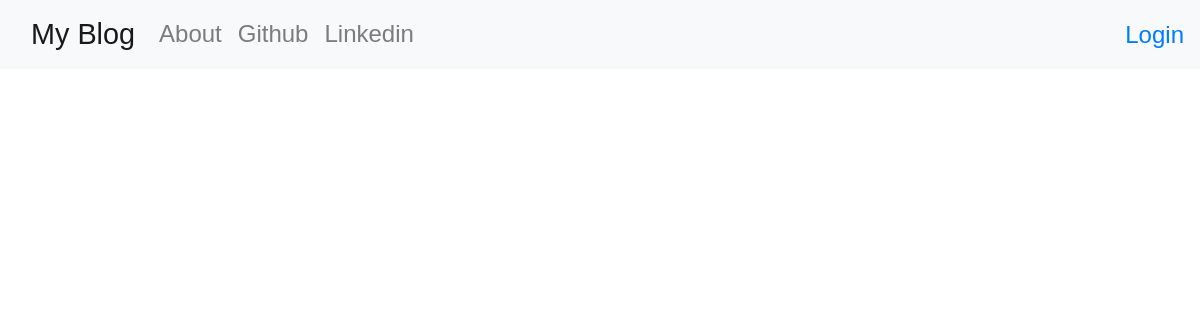
The app's page /, older data.
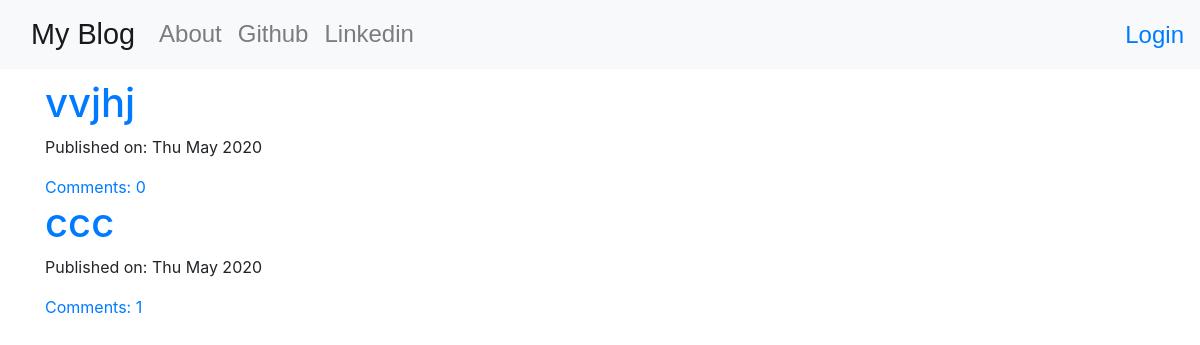
The same page, newer data.
### blog/models.py (models this page shows, shortened)
class Post(models.Model):
    author = models.ForeignKey('auth.User',on_delete=models.CASCADE)
    title = models.CharField(max_length = 200)
    text = models.TextField()
    created_date = models.DateTimeField(default = timezone.now)
    published_date = models.DateTimeField(blank=True,null=True)
    def approve_comments(self):
        return self.comments.filter(approved_comment=True)

### blog/views.py (the view)
# urls.py: url(r'^$',views.PostListView.as_view(),name='post_list'),
class PostListView(ListView):
    model= Post
    def get_queryset(self):
        return Post.objects.filter(published_date__lte=timezone.now()).order_by('-published_date')

### blog/templates/blog/post_list.html
{% extends 'blog/base.html' %}
{% block content %}
    <div class='centerstage'>
        {% for post in post_list%}
            <div class='post'>
                <h1><a href="{% url 'post_detail' pk=post.pk%}">{{post.title}}</a></h1>
                <div class='date'>
                    <p>Published on: {{post.published_date|date:"D M Y"}}</p>
                </div>
                <a href="{% url 'post_detail' pk=post.pk%}">Comments: {{post.approve_comments.count}}</a>
            </div>
        {% endfor %}
    </div>
{% endblock %}

### blog/templates/blog/base.html (shortened to what this page needs)
<!DOCTYPE html>
{% load static %}
<html lang="en">
<head>
    <link rel="stylesheet" href="https://stackpath.bootstrapcdn.com/bootstrap/4.5.0/css/bootstrap.min.css">
    <link rel="stylesheet" href="//cdn.jsdelivr.net/npm/medium-editor@latest/dist/css/medium-editor.min.css" type="text/css" media="screen" charset="utf-8">
    <link rel="stylesheet" href='{% static "css/blog.css" %}'>
</head>
<body class='loader'>
    <nav class="navbar navbar-expand-lg navbar-light bg-light techfont custom-navbar">
        <div class='container'>
            <ul class='navbar-nav'>
        <li class="nav-item"><a class="navbar-brand bigbrand" href="{% url 'post_list'%}">My Blog</a></li>
        <li class="nav-item"><a class="nav-link" href="{% url 'about'%}">About</a></li>
        <li class="nav-item"><a class="nav-link" href="https://www.github.com">Github</a></li>
        <li class="nav-item"><a class="nav-link" href="https://www.linkedin.com">Linkedin</a></li>
        </ul>
    </div>
    <ul class='nav navbar-nav navbar-right'>
        {% if user.is_authenticated %}
        <li class="nav-item">
            <a class="nav-link loader"  href="{% url 'post_new' %}">New Post</a>
        </li>
        <li class="nav-item">
            <a class="nav-link loader"  href="{% url 'post_draft_list' %}">Drafts</a>
        </li>
        <li class="nav-item">
            <a class="nav-link loader"  href="{% url 'logout' %}">Logout</a>
        </li>
        <li class="nav-item">
            <a>Welcome: {{user.username }}</a>
        </li>
        {% else %}
        <li>
            <a class='nav navbar-right' href="{% url 'login' %}"><span class='glyphicon glyphicon-user'>Login</span></a>
        </li>
        {% endif %}
    </ul>
    </nav>
    <div class='content container'>
                    {% block content %}
                    {% endblock %}
    </div>
</body>
</html>

### blog/static/css/blog.css (style rules this page uses)
.techfont { font-family: 'Russo One',sans-serif; font-size: 1.5em; margin-bottom: 10px; }
.centerstage { margin-left: auto; margin-right: auto; }
.bigbrand { font-size: 1.20em; }
.loader { filter:hue-rotate(0deg); color :linear-gradient(45deg,#0f8,#08f); animation:hue 10000ms infinite linear; }

Row changes from the older to the newer data that the page shows:
added Post: title "vvjhj", published_date "Thu May 2020", approve_comments.count "0"
added Post: title "ccc", published_date "Thu May 2020", approve_comments.count "1"
